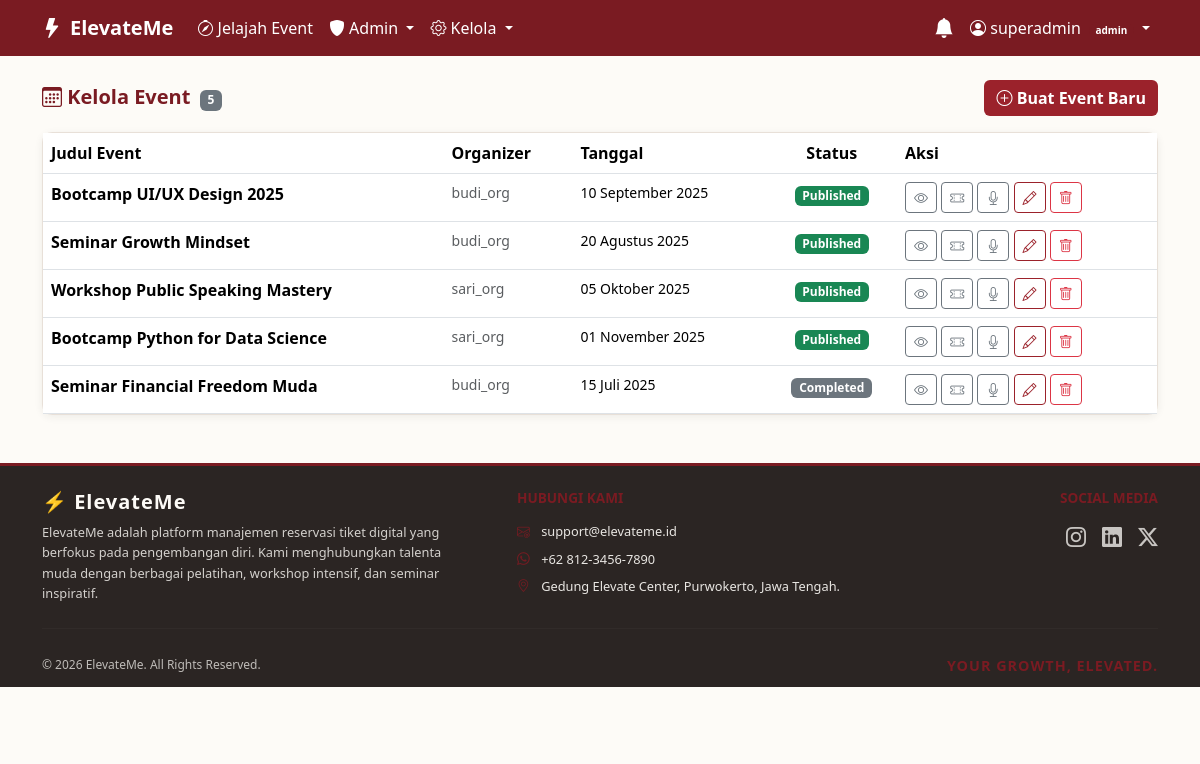
The app's page /views/events/manage.php (signed in) with its own data.
### tables this page shows
CREATE TABLE events (
    id            INT PRIMARY KEY AUTO_INCREMENT,
    organizer_id  INT NOT NULL,
    title         VARCHAR(200) NOT NULL,
    description   TEXT,
    location      VARCHAR(200),
    start_date    DATETIME,
    end_date      DATETIME,
    banner        VARCHAR(255) DEFAULT NULL,
    status        ENUM('draft', 'published', 'cancelled', 'completed') DEFAULT 'draft',
    created_at    TIMESTAMP DEFAULT CURRENT_TIMESTAMP,
    FOREIGN KEY (organizer_id) REFERENCES users(id) ON DELETE CASCADE
);

CREATE TABLE users (
    id          INT PRIMARY KEY AUTO_INCREMENT,
    username    VARCHAR(50)  NOT NULL UNIQUE,
    password    VARCHAR(255) NOT NULL,
    email       VARCHAR(100) NOT NULL UNIQUE,
    role        ENUM('admin', 'organizer', 'attendee') NOT NULL DEFAULT 'attendee',
    created_at  TIMESTAMP DEFAULT CURRENT_TIMESTAMP
);

### classes/Database.php (called while the page is built, shortened)
<?php
class Database
{
    private static $instance = null;
    private $db;
    private function __construct()
    {
        $dsn = 'mysql:host=' . DB_HOST . ';dbname=' . DB_NAME . ';charset=' . DB_CHARSET;
        $options = [
            PDO::ATTR_ERRMODE            => PDO::ERRMODE_EXCEPTION,
            PDO::ATTR_DEFAULT_FETCH_MODE => PDO::FETCH_ASSOC,
            PDO::ATTR_EMULATE_PREPARES   => false,
        ];
        try {
            $this->db = new PDO($dsn, DB_USER, DB_PASS, $options);
        } catch (PDOException $e) {
            die('<div style="background:#7A1B22;color:#fff;padding:20px;font-family:sans-serif;">
                    <strong>Koneksi Database Gagal.</strong> Periksa konfigurasi di config/database.php.<br>
                    <small>Detail: ' . $e->getMessage() . '</small>
                 </div>');
        }
    }
    public static function getInstance()
    {
        if (self::$instance === null) {
            self::$instance = new Database();
        }
        return self::$instance;
    }
    public function getConnection()
    {
        return $this->db;
    }
}

### classes/BaseModel.php (called while the page is built, shortened)
<?php
abstract class BaseModel
{
    protected $db;
    protected $table = '';
    function __construct()
    {
        $this->db = Database::getInstance()->getConnection();
    }
    function countAll()
    {
        $stmt = $this->db->query("SELECT COUNT(*) FROM {$this->table}");
        return (int) $stmt->fetchColumn();
    }
}

### classes/Auth.php (called while the page is built, shortened)
<?php
class Auth
{
    function getRole()
    {
        return $_SESSION['role'] ?? null;
    }
    }

### classes/EventModel.php (called while the page is built, shortened)
<?php
class EventModel extends BaseModel
{
    function getAllWithOrganizer($limit = 10, $offset = 0)
    {
        $stmt = $this->db->prepare(
            "SELECT e.*, u.username AS organizer_name
             FROM events e JOIN users u ON e.organizer_id = u.id
             ORDER BY e.created_at DESC
             LIMIT :limit OFFSET :offset"
        );
        $stmt->bindValue(':limit',  $limit,  PDO::PARAM_INT);
        $stmt->bindValue(':offset', $offset, PDO::PARAM_INT);
        $stmt->execute();
        return $stmt->fetchAll();
    }
}

### config/bootstrap.php (called while the page is built, shortened)
<?php
require_once BASE_PATH . '/classes/Database.php';
require_once BASE_PATH . '/classes/BaseModel.php';
require_once BASE_PATH . '/classes/Auth.php';
require_once BASE_PATH . '/classes/EventModel.php';
function e($string)
{
    return htmlspecialchars($string ?? '', ENT_QUOTES, 'UTF-8');
}
function tanggal_id($date_string)
{
    $bulan = [
        1=>'Januari', 2=>'Februari', 3=>'Maret', 4=>'April',
        5=>'Mei', 6=>'Juni', 7=>'Juli', 8=>'Agustus',
        9=>'September', 10=>'Oktober', 11=>'November', 12=>'Desember',
    ];
    $timestamp = strtotime($date_string);
    return date('d', $timestamp) . ' ' . $bulan[(int) date('n', $timestamp)] . ' ' . date('Y', $timestamp);
}

### views/events/manage.php (the view, shortened to what this page needs)
<?php
require_once __DIR__ . '/../../config/bootstrap.php';
$auth->requireRole(['admin', 'organizer']);
$event_model  = new EventModel();
$organizer_id = $auth->getUserId();
$aksi         = $_GET['aksi'] ?? 'list';
$errors       = [];
$old          = [];
$per_page = 10;
$page     = max(1, (int) ($_GET['page'] ?? 1));
$offset   = ($page - 1) * $per_page;
if ($auth->getRole() === 'admin') {
    $events      = $event_model->getAllWithOrganizer($per_page, $offset);
    $total       = $event_model->countAll();
} else {
    $events      = $event_model->getByOrganizer($organizer_id, $per_page, $offset);
    $total       = $event_model->countByOrganizer($organizer_id);
}
?>
<?php require_once __DIR__ . '/../layouts/header.php'; ?>
<?php if ($aksi === 'tambah'): ?>
<div class="d-flex align-items-center justify-content-between mb-3">
    <h5 class="fw-bold mb-0" style="color: var(--color-accent);">
        <i class="bi bi-plus-circle"></i> Buat Event Baru
    </h5>
    <a href="<?= BASE_URL ?>/views/events/manage.php" class="btn btn-outline-secondary btn-sm">
        <i class="bi bi-arrow-left"></i> Kembali
    </a>
</div>
<?php if (!empty($errors)): ?>
    <div class="alert alert-elevate-error mb-3 p-3 rounded small">
        <ul class="mb-0 ps-3">
            <?php foreach ($errors as $err): ?>
                <li><?= e($err) ?></li>
            <?php endforeach; ?>
        </ul>
    </div>
<?php endif; ?>
<div class="card card-elevate p-4">
    <form method="POST" action="" enctype="multipart/form-data">
        <?= csrf_input($auth) ?>
        <div class="row g-3">
            <div class="col-12">
                <label class="form-label fw-semibold">Judul Event <span class="text-danger">*</span></label>
                <input type="text" name="title" class="form-control"
                       value="<?= e($old['title'] ?? '') ?>" required>
            </div>
            <div class="col-12">
                <label class="form-label fw-semibold">Deskripsi</label>
                <textarea name="description" class="form-control" rows="4"><?= e($old['description'] ?? '') ?></textarea>
            </div>
            <div class="col-12">
                <label class="form-label fw-semibold">Lokasi <span class="text-danger">*</span></label>
                <input type="text" name="location" class="form-control"
                       value="<?= e($old['location'] ?? '') ?>" required>
            </div>
            <div class="col-md-6">
                <label class="form-label fw-semibold">Tanggal & Jam Mulai <span class="text-danger">*</span></label>
                <input type="datetime-local" name="start_date" class="form-control"
                       value="<?= e($old['start_date'] ?? '') ?>" required>
            </div>
            <div class="col-md-6">
                <label class="form-label fw-semibold">Tanggal & Jam Selesai <span class="text-danger">*</span></label>
                <input type="datetime-local" name="end_date" class="form-control"
                       value="<?= e($old['end_date'] ?? '') ?>" required>
            </div>
            <div class="col-md-6">
                <label class="form-label fw-semibold">Status</label>
                <select name="status" class="form-select">
                    <?php foreach (['draft','published','cancelled','completed'] as $s): ?>
                        <option value="<?= $s ?>" <?= ($old['status'] ?? 'draft') === $s ? 'selected' : '' ?>>
                            <?= ucfirst($s) ?>
                        </option>
                    <?php endforeach; ?>
                </select>
            </div>
            <div class="col-md-6">
                <label class="form-label fw-semibold">Banner Event</label>
                <input type="file" name="banner" class="form-control" accept="image/jpeg,image/png,image/webp">
                <div class="form-text">JPG/PNG/WebP, maks 2MB</div>
            </div>
        </div>
        <div class="d-flex gap-2 mt-4">
            <button type="submit" name="tambah_event" class="btn btn-cta fw-semibold">
                <i class="bi bi-check-lg"></i> Buat Event
            </button>
            <a href="<?= BASE_URL ?>/views/events/manage.php" class="btn btn-outline-secondary">Batal</a>
        </div>
    </form>
</div>
<?php else: ?>
<div class="d-flex align-items-center justify-content-between mb-3">
    <h5 class="fw-bold mb-0" style="color: var(--color-accent);">
        <i class="bi bi-calendar3"></i> Kelola Event
        <span class="badge bg-secondary ms-1" style="font-size: 12px;"><?= $total ?></span>
    </h5>
    <a href="?aksi=tambah" class="btn btn-cta fw-semibold">
        <i class="bi bi-plus-circle"></i> Buat Event Baru
    </a>
</div>
<div class="card card-elevate">
    <div class="table-responsive">
        <table class="table table-hover mb-0">
            <thead class="table-elevate">
                <tr>
                    <th>Judul Event</th>
                    <?php if ($auth->getRole() === 'admin'): ?>
                        <th>Organizer</th>
                    <?php endif; ?>
                    <th>Tanggal</th>
                    <th class="text-center">Status</th>
                    <th>Aksi</th>
                </tr>
            </thead>
            <tbody>
                <?php if (empty($events)): ?>
                    <tr>
                        <td colspan="5" class="text-center py-4 text-muted">
                            Belum ada event. <a href="?aksi=tambah" style="color: var(--color-accent);">Buat sekarang</a>
                        </td>
                    </tr>
                <?php else: ?>
                    <?php foreach ($events as $ev): ?>
                        <tr>
                            <td class="fw-semibold"><?= e($ev['title']) ?></td>
                            <?php if ($auth->getRole() === 'admin'): ?>
                                <td class="small text-muted"><?= e($ev['organizer_name']) ?></td>
                            <?php endif; ?>
                            <td class="small"><?= tanggal_id($ev['start_date']) ?></td>
                            <td class="text-center">
                                <span class="badge <?= $ev['status'] === 'published' ? 'bg-success' : ($ev['status'] === 'draft' ? 'bg-warning text-dark' : 'bg-secondary') ?>">
                                    <?= e(ucfirst($ev['status'])) ?>
                                </span>
                            </td>
                            <td>
                                <a href="<?= BASE_URL ?>/views/events/detail.php?id=<?= $ev['id'] ?>"
                                   class="btn btn-outline-secondary btn-sm" title="Lihat">
                                    <i class="bi bi-eye"></i>
                                </a>
                                <a href="<?= BASE_URL ?>/views/tickets/tipe.php?event_id=<?= $ev['id'] ?>"
                                   class="btn btn-outline-secondary btn-sm" title="Tipe Tiket">
                                    <i class="bi bi-ticket-perforated"></i>
                                </a>
                                <a href="<?= BASE_URL ?>/views/speakers/manage.php?event_id=<?= $ev['id'] ?>"
                                   class="btn btn-outline-secondary btn-sm" title="Speaker">
                                    <i class="bi bi-mic"></i>
                                </a>
                                <a href="?aksi=edit&id=<?= $ev['id'] ?>"
                                   class="btn btn-outline-cta btn-sm" title="Edit">
                                    <i class="bi bi-pencil"></i>
                                </a>
                                <form method="POST" action="" class="d-inline"
                                      onsubmit="return confirm('Hapus event \'<?= e(addslashes($ev['title'])) ?>\'? Semua tiket dan speaker terkait juga akan dihapus.')">
                                    <button type="submit" name="hapus_event"
                                            class="btn btn-outline-danger btn-sm" title="Hapus">
                                        <i class="bi bi-trash"></i>
                                    </button>
                                </form>
                            </td>
                        </tr>
                    <?php endforeach; ?>
                <?php endif; ?>
            </tbody>
        </table>
    </div>
</div>
<?php endif; ?>
<?php require_once __DIR__ . '/../layouts/footer.php'; ?>

### views/layouts/header.php (style rules this page uses)
:root { --color-bg: #FDFBF7; --color-text: #2B2523; --color-accent: #7A1B22; --color-cta: #9B222B; --color-cta-hover:#7A1B22; }
body { background-color:var(--color-bg); color:var(--color-text); font-family:'Segoe UI',system-ui,sans-serif; }
html { max-width: 100vw; overflow-x: hidden; }
body { max-width: 100vw; overflow-x: hidden; }
.btn-cta { background-color:var(--color-cta); color:#fff; border:none; }
.btn-outline-cta { border:1px solid var(--color-cta); color:var(--color-cta); background:transparent; }
.card-elevate { border:1px solid #e8e0d8; border-radius:10px; background:#fff; box-shadow:0 2px 8px rgba(43,37,35,0.07); transition:transform 0.3s ease-in-out, box-shadow 0.3s ease-in-out; }

### records on screen
events: title "Bootcamp UI/UX Design 2025", organizer.username "budi_org", start_date "10 September 2025", status "Published"
events: title "Seminar Growth Mindset", organizer.username "budi_org", start_date "20 Agustus 2025", status "Published"
events: title "Workshop Public Speaking Mastery", organizer.username "sari_org", start_date "05 Oktober 2025", status "Published"
events: title "Bootcamp Python for Data Science", organizer.username "sari_org", start_date "01 November 2025", status "Published"
events: title "Seminar Financial Freedom Muda", organizer.username "budi_org", start_date "15 Juli 2025", status "Completed"

### other values on screen
$_SESSION['username'] "superadmin"
$auth->getRole() "admin"
$total "5"
